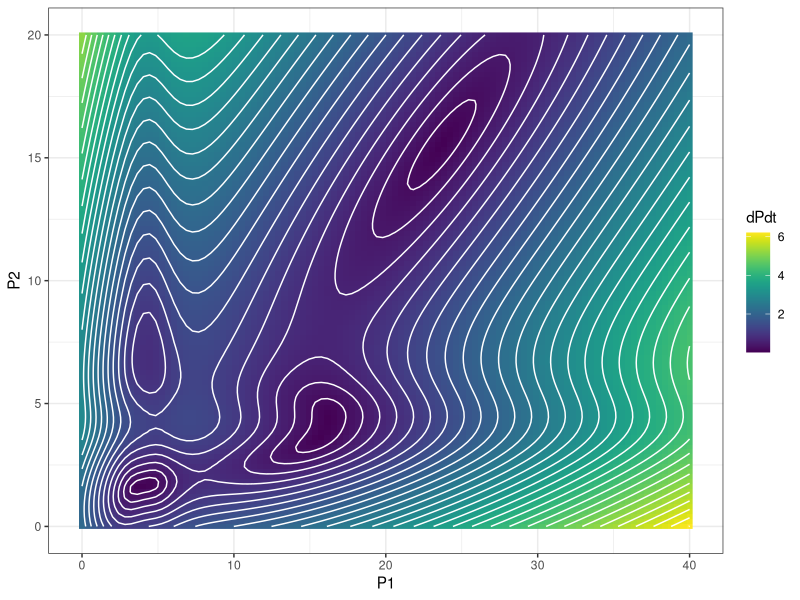
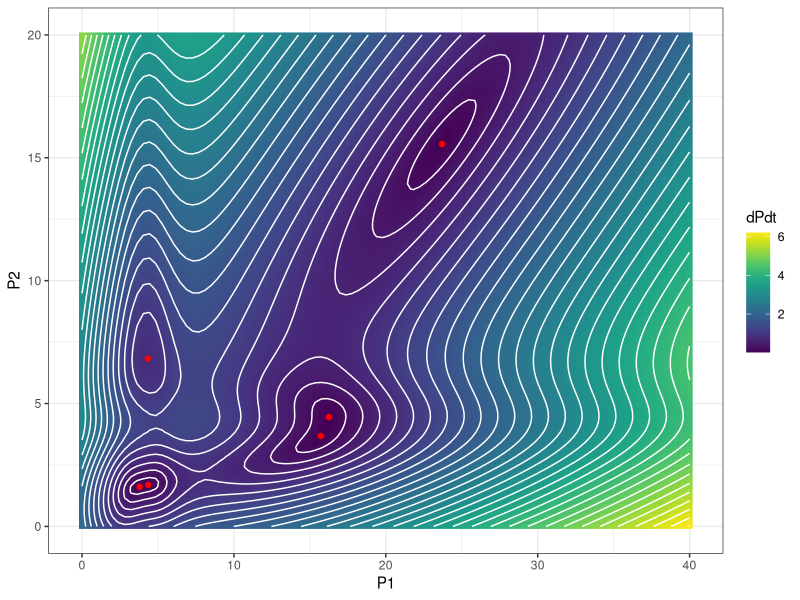
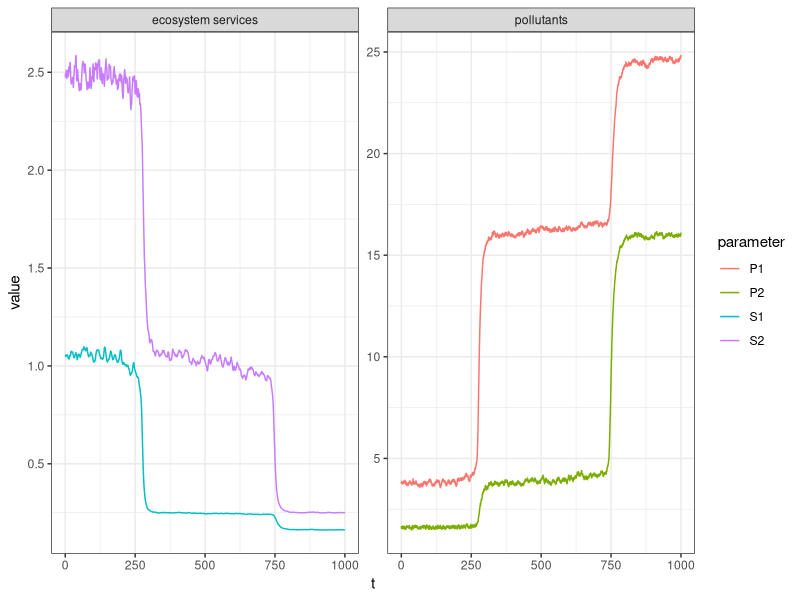
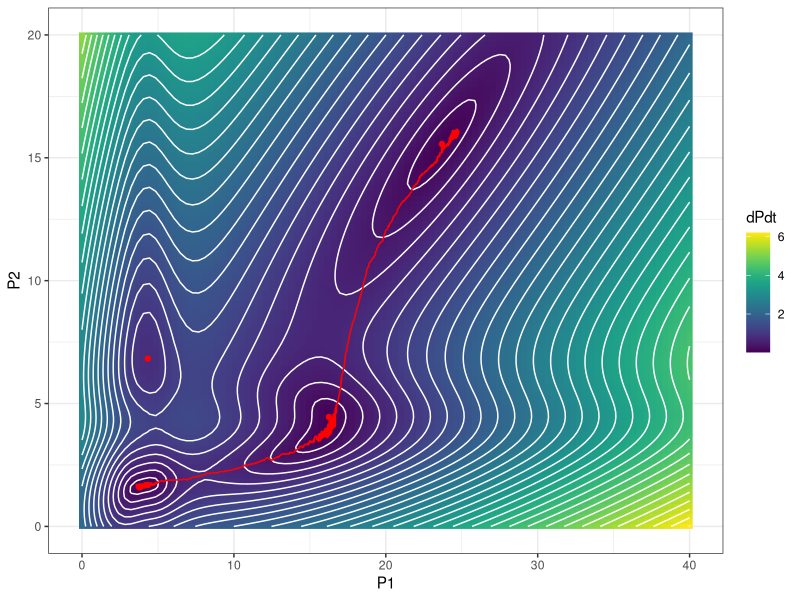
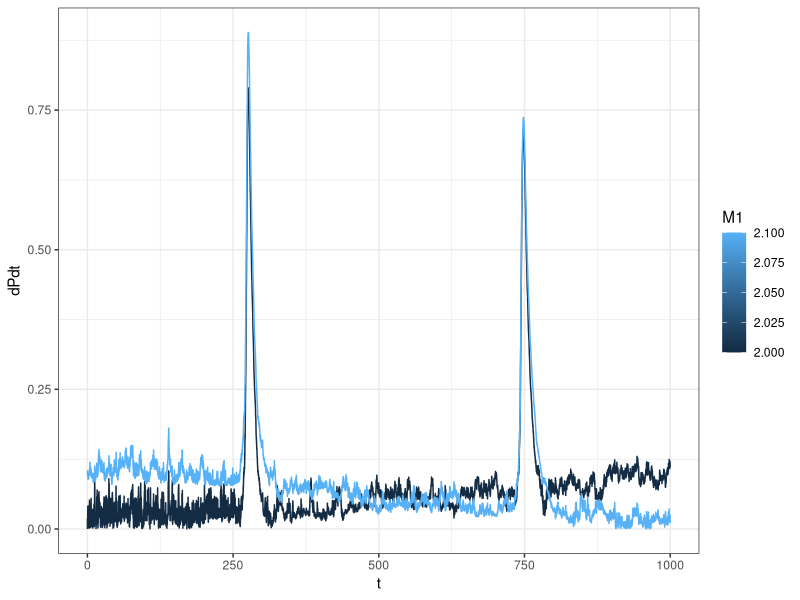
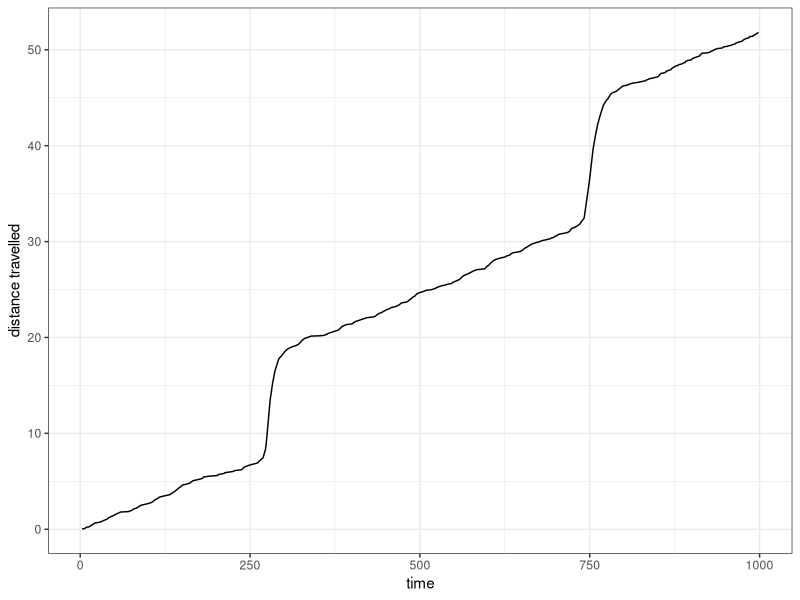
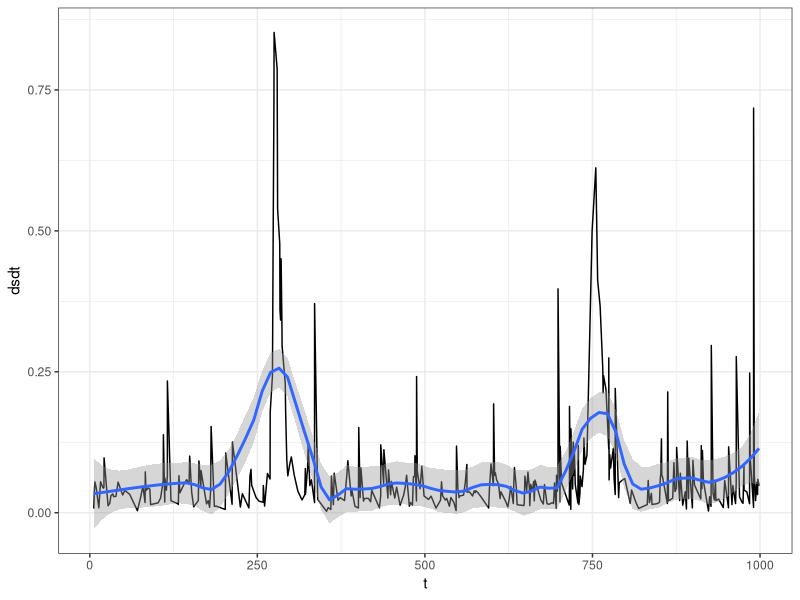

Source code (R) for these figures, in order:

# Setup -------------------------------------------------------------------

# Load packages
library(tidyverse)
library(lhs)
library(viridis)

theme_set(theme_bw())

# Define pollutant rate of change functions -------------------------------

# Saturating sequestration function
f_of_P <- function(P, m = 5, q = 6) {
  P * m ^ q / (m ^ q + P ^ q)
}

# Rate of change of pollutant in region 1
f_dP1dt <- function(P1, P2, M1 = 2, c1 = 0.05, D = 0.1, s = 0.5) {
    M1 + D * (P2 - P1) - c1 * P1 - s * f_of_P(P1)
  }

# Rate of change of pollutant in region 2
f_dP2dt <-
  function(P1, P2, M2 = 0.75, c2 = 0.1, D = 0.1, s = 0.5) {
    M2 + D * (P1 - P2) - c2 * P2 - s * f_of_P(P2)
  }

# Total rate of change in pollutants
f_dPdt <- function(P1, P2, M1 = 2) {
  sqrt(f_dP1dt(P1, P2, M1)^2 + f_dP2dt(P1, P2)^2)
}


# Visualize pollutant rates of change -------------------------------------

# Size of grid (n x n)
n <- 100

# Parameter vectors
P1 <- seq(0, 40, length.out = n)
P2 <- seq(0, 20, length.out = n)

# Evaluate rates over grid
pollutantRates <- 
  expand.grid(P1 = P1, P2 = P2) %>% 
  mutate(dP1dt = f_dP1dt(P1, P2),
         dP2dt = f_dP2dt(P1, P2),
         dPdt = sqrt(dP1dt^2 + dP2dt^2))

# Contour plot of rates
ggplot(pollutantRates, aes(P1, P2)) + 
  geom_raster(aes(fill = dPdt)) +
  geom_contour(aes(z = dPdt), color = "white", binwidth = 0.2) +
  scale_fill_viridis()

# Find minimum rates of change in pollutants (optimization) ---------------
# Bounds on parameters P1 and P2 (used to scale)
LB <- c(0, 0)
UB <- c(40, 20)

# Convert parameters to 0 to 1 range
x_to_u <- function(x) {
  (x - LB) / (UB - LB)
}

# Convert from 0 to 1 range back to parameter range
u_to_x <- function(u) {
  u*(UB - LB) + LB 
}

f_obj <- function(u) {
  x <- u_to_x(u)
  f_dPdt(x[1], x[2])
}

# Define staring points for optimiation (Latin Hypercube Sampling)
starts <- randomLHS(1000, 2)

# Preallocate empty arrays
fmin <- numeric(nrow(starts))
flag <- numeric(nrow(starts))
uOpt <- matrix(nrow = nrow(starts), ncol = 2)
xOpt <- matrix(nrow = nrow(starts), ncol = 2)

# Loop over starting locations performing optimization
for(i in 1:nrow(starts)) {
  opt <- optim(starts[i,], f_obj, control = list(maxit = 1e4, reltol = 1e-8))
  uOpt[i,] <- opt$par
  xOpt[i,] <- u_to_x(opt$par)
  fmin[i] <- opt$value
}
possibleOpt <- unique(round(uOpt*1e3)/1e3)

# Restart optimizer at each possible optimum
starts <- possibleOpt
fmin <- numeric(nrow(starts))
flag <- numeric(nrow(starts))
uOpt <- matrix(nrow = nrow(starts), ncol = 2)
xOpt <- matrix(nrow = nrow(starts), ncol = 2)
for(i in 1:nrow(starts)) {
  opt <- optim(starts[i,], f_obj, control = list(maxit = 1e4, reltol = 1e-8, abstol = 1e-8))
  uOpt[i,] <- opt$par
  xOpt[i,] <- u_to_x(opt$par)
  fmin[i] <- opt$value
}

# Collect local optimums
uniqueMins <- unique(round(xOpt*1e2)/1e2)
localMin <- tibble(P1 = uniqueMins[,1], P2 = uniqueMins[,2]) %>% 
  mutate(dPdt = f_dPdt(P1, P2))

# Plot local optimums
ggplot(pollutantRates, 
       aes(P1, P2)) + 
  geom_raster(aes(fill = dPdt)) +
  geom_contour(aes(z = dPdt), color = "white", binwidth = 0.2) +
  scale_fill_viridis() +
  geom_point(data = localMin, color = "red")

# Solve system differential equations -------------------------------------

# Model parameters
r <- 1        # renewal rate of the ecosystem service
h <- 0.5      #  effects of extracting or using the ecosystem service
k <- 0.5      # impact of the pollutant on renewal of the ecosystem service
c1 <- 0.05    # decay rate 1
c2 <- 0.1     # decay rate 2
D <- 0.1      # transport rate between region j and region i
s <- 0.5      # maximum sequestration rate
m <- 5        # pollutant level at with sequestration is half the max rate
q <- 6        # determines slope of f(P) near P = m
sigma <- 0.05 # standard deviation of shocks to the system

# Time vector
n <- 36
dt <- 1/n
t <- seq(0, 1e3, dt)

# Weiner noise process
dW <- function(dt) {
  rnorm(1, mean = 0, sd = sqrt(dt))
}

# Preallocate arrays
S1 = numeric(length(t)-1)
S2 = numeric(length(t)-1)
P1 = numeric(length(t)-1)
P2 = numeric(length(t)-1)
M1 = numeric(length(t)-1)
M2 = numeric(length(t)-1)

# Initial conditions
S1[1] = 1.055
S2[1] = 2.478
P1[1] = 3.790
P2[1] = 1.614
M1[1] <- 2.0
M2[1] <- 0.75

# Euler–Maruyama method
for(i in 1:(length(t)-1)){
  
  # Change in pollution discharge
  dM1 <- ((2.1 - 2.0)/1e3) * dt
  dM2 <- 0

  # Change in ecosystem services
  dS1 <- ((r / (k * P1[i])) - h * S1[i]) * dt
  dS2 <- ((r / (k * P2[i])) - h * S2[i]) * dt
  
  # Change in pollutants
  dP1 <- (M1[i] + D*(P2[i] - P1[i]) - c1*P1[i] - s*f_of_P(P1[i])) * dt + sigma*dW(dt)
  dP2 <- (M2[i] + D*(P1[i] - P2[i]) - c2*P2[i] - s*f_of_P(P2[i])) * dt + sigma*dW(dt)
  
  # Pollution discharge
  M1[i+1] <- M1[i] + dM1
  M2[i+1] <- M2[i] + dM2
  
  # Pollutants
  P1[i+1] <- P1[i] + dP1
  P2[i+1] <- P2[i] + dP2
  
  # Ecosystem services
  S1[i+1] <- S1[i] + dS1
  S2[i+1] <- S2[i] + dS2
}

# Ecosystem services results
services <- as_tibble(cbind(t, S1, S2))

# Pollutants results
pollutants <- as_tibble(cbind(t, P1, P2))

# Merge results
systemState <- left_join(services, pollutants)

# Plot data
plotData <- rbind(services %>% 
                    gather(parameter, value, -t) %>% 
                    mutate(group = "ecosystem services"), 
                  pollutants %>% 
                    gather(parameter, value, -t) %>% 
                    mutate(group = "pollutants"))

# Plot system state variables over time
ggplot(data = plotData,
       aes(x = t, y = value, color = parameter)) +
  geom_line() +
  facet_wrap(~group, scales = "free_y") 

# Plot pollutant path
ggplot(pollutantRates, 
       aes(P1, P2)) + 
  geom_raster(aes(fill = dPdt)) +
  geom_contour(aes(z = dPdt), color = "white", binwidth = 0.2) +
  scale_fill_viridis() +
  geom_point(data = localMin, color = "red") +
  geom_line(data = as_tibble(cbind(t, P1, P2)), color = "red")

# Calculate pollutant rate of change along path
M1 <- c(2, 2.1)
n <- length(t)
m <- length(M1)
pollutantRatesPath <-
  tibble(
    t = rep(t, m),
    P1 = rep(P1, m),
    P2 = rep(P2, m),
    M1 = rep(M1, n)
  ) %>%
  mutate(dPdt = f_dPdt(P1, P2, M1))

# Plot pollutant rate of change along path
ggplot(data = pollutantRatesPath,
       aes(x = t, y = dPdt, group = M1, color = M1)) +
  geom_line()


# Calculate distance metrics ----------------------------------------------

distanceMetrics <- 
  systemState %>% 
  # Randomly sample 1% of data
  sample_frac(0.01) %>% 
  # Convert data to long form
  gather(variable, value, -t) %>% 
  # Distance between variables
  arrange(variable, t) %>% 
  group_by(variable) %>%
  mutate(dx = value - lag(value)) %>%
  ungroup() %>% 
  na.omit(dx) %>%
  # Sum of distances (across variables at each time)
  group_by(t) %>%
  summarize(ds = sqrt(sum(dx ^ 2))) %>%
  ungroup() %>%
  # Calculate cumulative ds and derivatives
  mutate(s = cumsum(ds),
         dsdt = ((s - lag(s)) / (t - lag(t))),
         d2sdt2 = ((dsdt - lag(dsdt)) / (t - lag(t)))) %>%
  ungroup()

# Plot distance over time
ggplot(data = distanceMetrics,
       aes(x = t, y = s)) +
  geom_line() +
  labs(x = "time", y = "distance travelled")

# 
ggplot(data = distanceMetrics,
       aes(x = t, y = dsdt)) +
  geom_line() +
  geom_smooth(method = "loess", span = 0.2)
